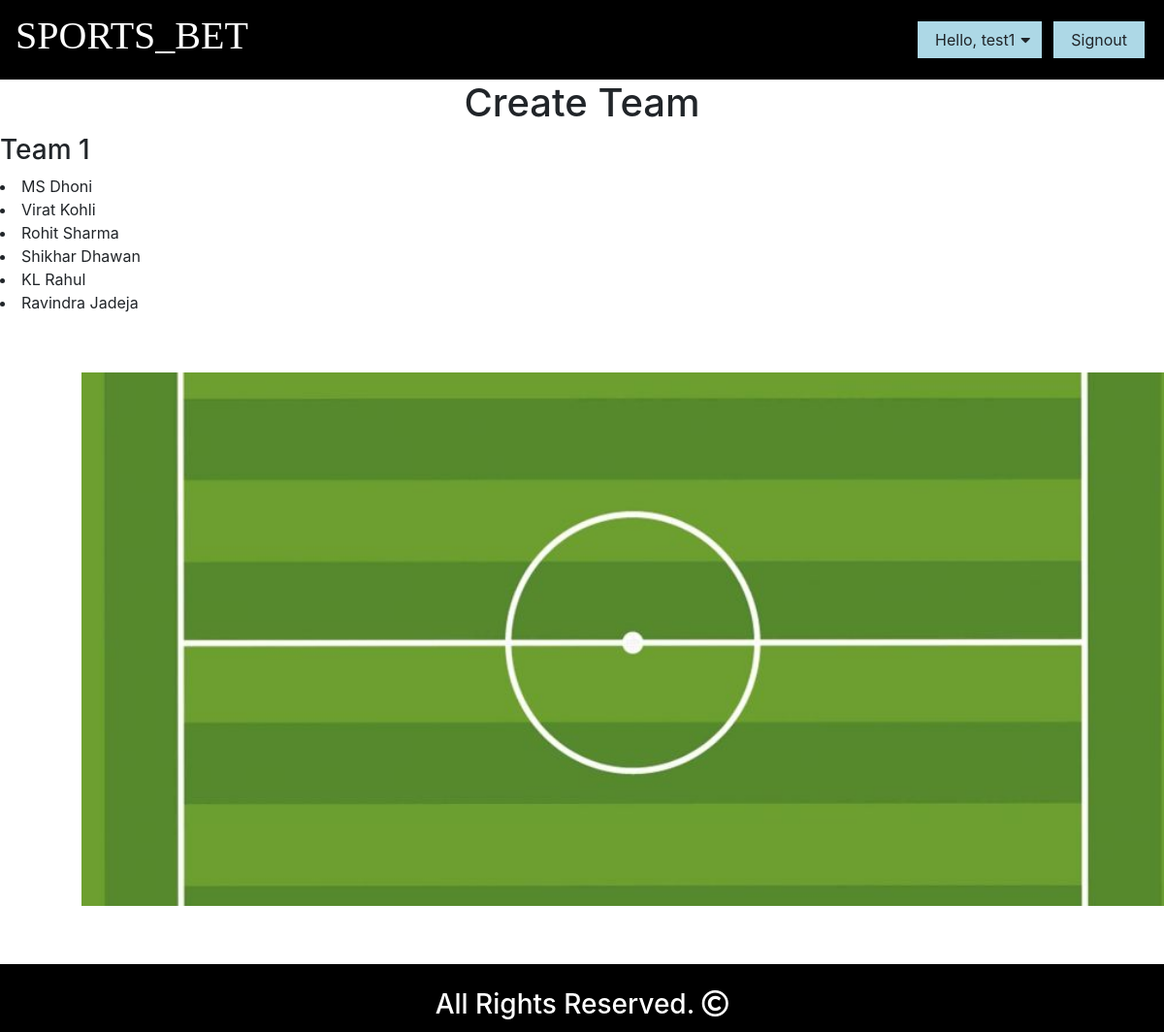
Screenshot of /teams/football/ (signed in) with the database file from the repository.
### structure/models.py (models this page shows)
class player(models.Model):
    id = models.AutoField(primary_key=True)
    playername = models.CharField(max_length=50)
    playerdesc = models.CharField(max_length=300)
    picture = models.ImageField(default = 'default.png' , upload_to = "product_pictures" , blank = True)
    sport = models.ForeignKey(sport , on_delete=models.CASCADE)
    team = models.ForeignKey(team , on_delete=models.CASCADE)
    age = models.IntegerField(blank = True , null=True)
    position = models.CharField(max_length=20 , default = 'batsman' ,blank = True , null=True)
    position_order = models.IntegerField(default = 1 , blank = True , null=True)
    inmatch = models.ManyToManyField( match, related_name='inmatch' , blank=True)
    created_at = models.DateTimeField(auto_created=True)
    updated_at = models.DateTimeField(auto_now=True)
    def __str__(self):
        return str(self.playername)

### team/views.py (the view)
# urls.py: path('football/', views.football_team_create , name = "football_team_create"),
def football_team_create(request):
    team1 = player.objects.all().filter(team__teamname = 'India')
    print(team1)
    context = {
        'team1' : team1 ,
    }
    return render(request,'teams/football/create_team.html' , context)

### templates/teams/football/create_team.html (shortened to what this page needs)
<!DOCTYPE html>
{% extends "base.html" %}
{% load static %}
{% block body %}
<h1 class="center-align">Create Team </h1>
<div class="football-teamselect">
    <h3>Team 1</h3>
    {% for players in team1 %}
        <li>{{players.playername}}</li>
    {% endfor %}
</div>
<div class="container football-team-create">
</div>
{% endblock %}

### templates/base.html (shortened to what this page needs)
<!DOCTYPE html>
{% load static %}
<html>
<head>
    <link rel="stylesheet" href="https://stackpath.bootstrapcdn.com/bootstrap/4.4.1/css/bootstrap.min.css">
    <link rel="stylesheet" type="text/css" href="{% static 'css/base.css' %}">
    <link rel="stylesheet" href="https://use.fontawesome.com/releases/v5.12.1/css/all.css">
</head>
<body>
        <nav class="navbar navbar-expand-lg" style="background-color: black;">
        <a class="navbar-brand" href="{% url 'homepage:home' %}"> <h1 style="font-family: comicsans; color: white;" >SPORTS_BET</h1></a>
        <div class="collapse navbar-collapse" id="navbarSupportedContent">
            <ul class="navbar-nav mr-auto">
                <li class="nav-item active" style="display: inline;">
                    <a class="nav-link" href="#"> <span class="sr-only">(current)</span></a>
                </li>
            </ul>
            <div class="form-inline my-2 my-lg-0">
                {% if user.is_authenticated %}
                    <div class="dropdown">
                        <a href="#" class="btn btn-warning navbutton" style="margin: 4px;"><button class = "button btn-warning navbutton" style="border: none;"> Hello, {{user.username}}</button><i class="fa fa-caret-down"></i></a>
                    </div>
                    <a href="{% url 'registration:signout' %}" class="btn btn-warning navbutton"> <button class = "button btn-warning navbutton" style="border: none;" onclick="return confirm('are you sure ?') "> Signout </button></a>
                {% else %}
                    <a href="{% url 'registration:signin' %}" style="margin: 4px;" class="btn btn-warning">Signin</a>
                    <a href="{% url 'registration:signup' %}" class="btn btn-warning">Signup</a>
                {% endif %}
            </div>
        </div>
    </nav>
            {% block body %}
            {% endblock body %}
            <div class="footer">
                <h3 class="center-align footer-text">All Rights Reserved. <i class="far fa-copyright"></i></h3>
            </div>
</body>
</html>

### static/css/base.css (style rules this page uses)
body { overflow-x: hidden; }
.footer { background-color: black; height: 70px; max-height: 70px; padding: 5px; }
.footer-text { margin-top: 20px; color: White; }
.navbutton { background-color: #ADD8E6; border: 4px solid black; }
.center-align { text-align: center; }
.football-team-create { width: 100%; height:550px; background-image: url("../backgrounds/footballbg.jpg"); background-size:cover; background-repeat:no-repeat; background-position:center center; margin: 05% 07%; }

### rows the page displays
player: playername "MS Dhoni"
player: playername "Virat Kohli"
player: playername "Rohit Sharma"
player: playername "Shikhar Dhawan"
player: playername "KL Rahul"
player: playername "Ravindra Jadeja"

### other values shown
{{ user.username }} "test1"
